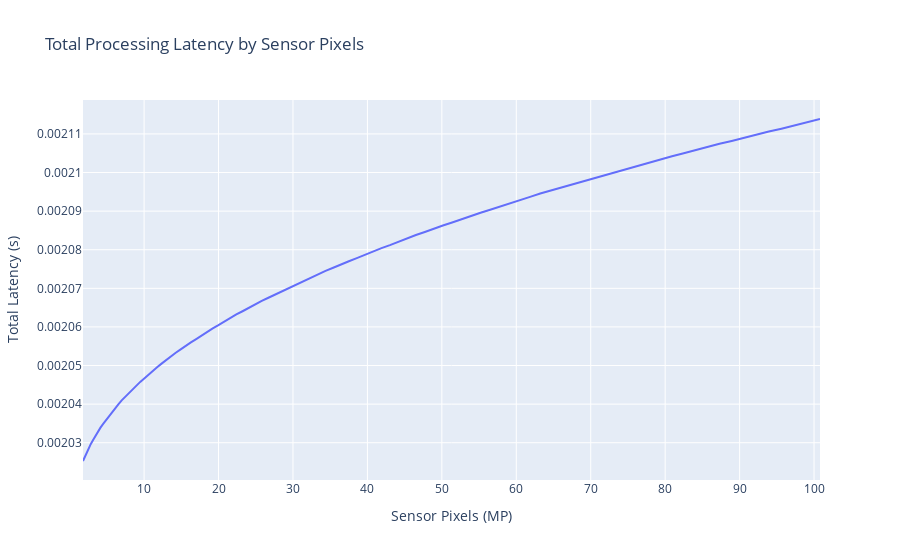

Notebook code for this chart:
### Code cell
fig = go.Figure()

fig.add_trace(go.Scatter(
    x = megapixels,
    y = [m[2] for m in metrics],
    name = "latency (s)",))

fig.update_layout(
    title_text = "Total Processing Latency by Sensor Pixels",
    xaxis_title="Sensor Pixels (MP)",
    yaxis_title="Total Latency (s)",
)
fig.show()
